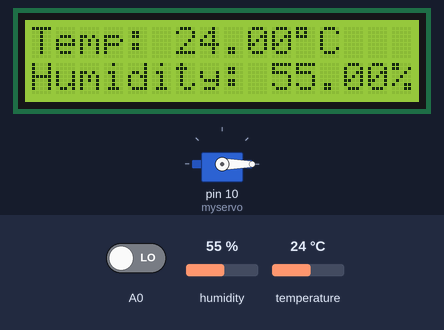
Recording of a sketch running on a simulated Arduino Uno, built with avr-gcc and run on an emulated ATmega328P. Shown: servo, 16×2 character LCD. Inputs (shaded band) come from the test bench; at power-on: A0 LOW, humidity 55 %, temperature 24 °C. The local clock reads 2024-03-15 10:24:30 at power-on unless the sketch sets it; what the sketch prints to the serial monitor is not drawn.

Above: at 3.7 s.
3.8 s: A0 driven HIGH
At 4.5 s:
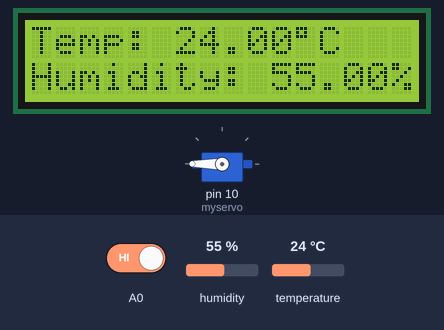
5.3 s: humidity set to 22 %
At 7.2 s:
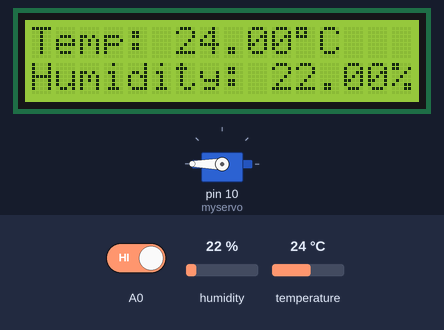
7.5 s: temperature set to 12 °C
At 9.6 s:
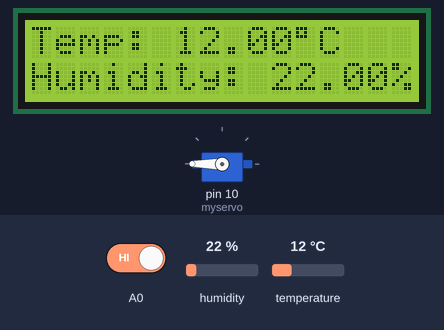
10.5 s: humidity set to 40 %
At 13.1 s:
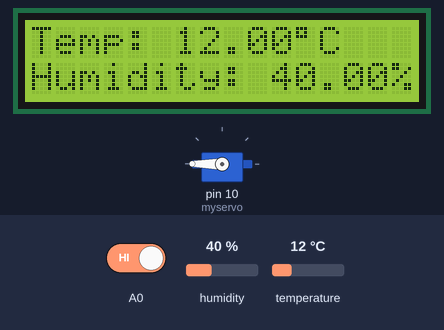
13.5 s: temperature set to 19 °C
At 15.3 s:
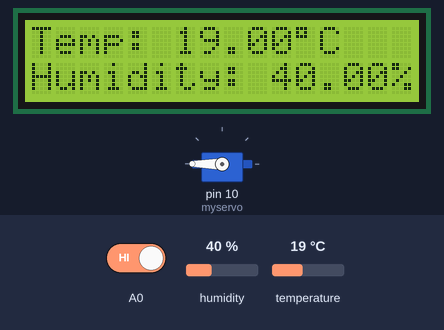
Timing chart, 0 to 16.8 s (numbered marks = the images above; inputs shaded):
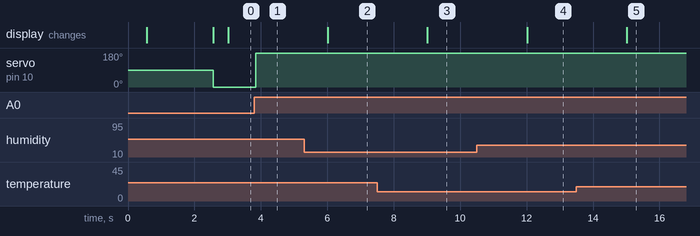

Measured:
- after the input at 3.8 s, servo on pin 10 (myservo): 0° → 180° after 0.05 s
- after the input at 5.3 s, the display: changes after 0.71 s (image 2)
- after the input at 7.5 s, the display: changes after 1.5 s (image 3)
- after the input at 10.5 s, the display: changes after 1.5 s (image 4)
- after the input at 13.5 s, the display: changes after 1.5 s (image 5)

The sketch:

Plant_monitoring.ino
```cpp
#include <dht.h>
#include <LiquidCrystal.h>
#include <Wire.h>
#include "RTClib.h"
#include <Servo.h>

#define DHT_PIN 6 // Analog Pin sensor is connected to DHT22

const int rs = 12, en =   11, d4 = 5, d5 = 4, d6 = 3, d7 = 2;

LiquidCrystal lcd(rs, en, d4, d5, d6, d7);
Servo myservo;
dht DHT;
RTC_DS3231 rtc;

char daysOfTheWeek[7][12] = {"Sunday", "Monday", "Tuesday", "Wednesday", "Thursday", "Friday", "Saturday"};

unsigned long previousMillis = 0;
const long interval = 3000;
int pos = 0;    // variable to store the servo position
int servoState = 0;

int buttonState;             // the current reading from the input pin
int lastButtonState = LOW;   // the previous reading from the input pin
unsigned long lastDebounceTime = 0;  // the last time the output pin was toggled
unsigned long debounceDelay = 50;    // the debounce time; increase if the output flickers

void setup() {

  Serial.begin(115200);
  delay(500);//Delay to let system boot

  myservo.attach(10);

  if (! rtc.begin()) {
    Serial.println("Couldn't find RTC");
    while (1);
  }

  lcd.begin(16, 2);     lcd.print("Plant Monitoring");
  lcd.setCursor(0, 1);  lcd.print("System");

  Serial.println("DHT22 Humidity & temperature Sensor\n\n");
  delay(2000);

  myservo.write(0);
  lcd.clear();
}//end "setup()"

void loop() {
  int reading = digitalRead(A0);
  if (reading != lastButtonState) {
    // reset the debouncing timer
    lastDebounceTime = millis();
  }

  if ((millis() - lastDebounceTime) > debounceDelay) {
    if (reading != buttonState) {
      buttonState = reading;
      if (buttonState == HIGH && servoState == 0) {
        myservo.write(180); servoState = 1;
      } else if (buttonState == HIGH && servoState == 1) {
        myservo.write(0); servoState = 0;
      }
    }
  }
  lastButtonState = reading;

  unsigned long currentMillis = millis();

  if (currentMillis - previousMillis >= interval) {
    // save the last time you blinked the LED
    previousMillis = currentMillis;
    Serial.println("Reading data & RTC...");

    DHT.read22(DHT_PIN);

    lcd.setCursor(0, 0);
    lcd.print("Temp: "); lcd.print(DHT.temperature); lcd.print((char)223); lcd.print("C ");

    lcd.setCursor(0, 1);
    lcd.print("Humidity: "); lcd.print(DHT.humidity); lcd.print("% ");

    readTime();
  }
}// end loop()

void readTime(void) {

  DateTime now = rtc.now();

  Serial.print(now.year(), DEC);
  Serial.print('/');
  Serial.print(now.month(), DEC);
  Serial.print('/');
  Serial.print(now.day(), DEC);
  Serial.print(" (");
  Serial.print(daysOfTheWeek[now.dayOfTheWeek()]);
  Serial.print(") ");
  Serial.print(now.hour(), DEC);
  Serial.print(':');
  Serial.print(now.minute(), DEC);
  Serial.print(':');
  Serial.print(now.second(), DEC);
  Serial.println();

  Serial.println();
  //    delay(3000);

}
```
